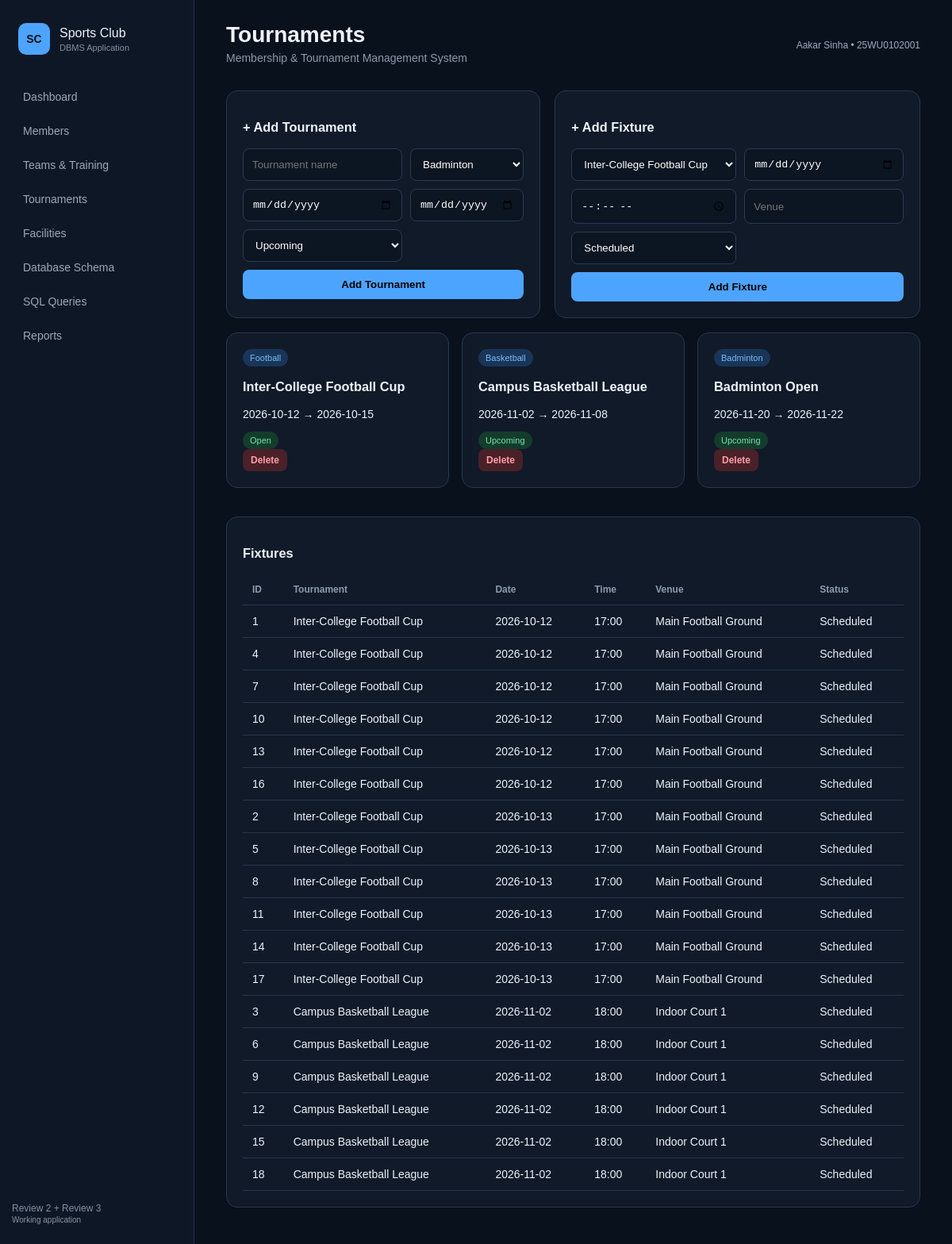
/tournaments, run on the app's committed database.
### tables this page shows
CREATE TABLE tournament (
    tournament_id INTEGER PRIMARY KEY AUTOINCREMENT,
    sport_id INTEGER NOT NULL,
    name TEXT NOT NULL UNIQUE,
    start_date TEXT NOT NULL,
    end_date TEXT NOT NULL,
    status TEXT NOT NULL DEFAULT 'Upcoming'
        CHECK(status IN ('Upcoming','Open','Ongoing','Completed','Cancelled')),
    FOREIGN KEY(sport_id) REFERENCES sport(sport_id),
    CHECK(end_date >= start_date)
);

CREATE TABLE sport (
    sport_id INTEGER PRIMARY KEY AUTOINCREMENT,
    sport_name TEXT NOT NULL UNIQUE,
    description TEXT
);

CREATE TABLE fixture (
    fixture_id INTEGER PRIMARY KEY AUTOINCREMENT,
    tournament_id INTEGER NOT NULL,
    fixture_date TEXT NOT NULL,
    fixture_time TEXT NOT NULL,
    venue TEXT NOT NULL,
    status TEXT NOT NULL DEFAULT 'Scheduled'
        CHECK(status IN ('Scheduled','Completed','Cancelled')),
    FOREIGN KEY(tournament_id) REFERENCES tournament(tournament_id)
);

### app.py (the view)
@app.route("/tournaments")
def tournaments():
    con=get_db()
    rows=con.execute("""SELECT t.*,s.sport_name FROM tournament t JOIN sport s ON s.sport_id=t.sport_id ORDER BY t.start_date""").fetchall()
    fixtures=con.execute("""SELECT f.*,t.name tournament_name FROM fixture f JOIN tournament t ON t.tournament_id=f.tournament_id
        ORDER BY f.fixture_date,f.fixture_time""").fetchall()
    sports=con.execute("SELECT * FROM sport ORDER BY sport_name").fetchall()
    con.close(); return render_template("tournaments.html",tournaments=rows,fixtures=fixtures,sports=sports)

### app.py (called while the page is built)
def get_db():
    con=sqlite3.connect(DB)
    con.row_factory=sqlite3.Row
    con.execute("PRAGMA foreign_keys=ON")
    return con

### templates/tournaments.html
{% extends "base.html" %}{% block title %}Tournaments{% endblock %}{% block content %}
<div class="grid2"><div class="card"><h3>+ Add Tournament</h3><form method="post" action="{{url_for('add_tournament')}}" class="form">
<input name="name" placeholder="Tournament name" required><select name="sport_id" required>{% for s in sports %}<option value="{{s.sport_id}}">{{s.sport_name}}</option>{% endfor %}</select>
<input name="start_date" type="date" required><input name="end_date" type="date" required>
<select name="status"><option>Upcoming</option><option>Open</option><option>Ongoing</option><option>Completed</option><option>Cancelled</option></select>
<button class="primary">Add Tournament</button></form></div>
<div class="card"><h3>+ Add Fixture</h3><form method="post" action="{{url_for('add_fixture')}}" class="form">
<select name="tournament_id" required>{% for t in tournaments %}<option value="{{t.tournament_id}}">{{t.name}}</option>{% endfor %}</select>
<input name="fixture_date" type="date" required><input name="fixture_time" type="time" required><input name="venue" placeholder="Venue" required>
<select name="status"><option>Scheduled</option><option>Completed</option><option>Cancelled</option></select>
<button class="primary">Add Fixture</button></form></div></div>
<div class="cards3">{% for t in tournaments %}<div class="card"><span class="tag">{{t.sport_name}}</span><h3>{{t.name}}</h3><p>{{t.start_date}} → {{t.end_date}}</p><span class="pill">{{t.status}}</span>
<form method="post" action="{{url_for('delete_tournament',tournament_id=t.tournament_id)}}" onsubmit="return confirm('Delete tournament?')"><button class="danger">Delete</button></form></div>{% endfor %}</div>
<div class="card tablewrap"><h3>Fixtures</h3><table><tr><th>ID</th><th>Tournament</th><th>Date</th><th>Time</th><th>Venue</th><th>Status</th></tr>{% for f in fixtures %}<tr><td>{{f.fixture_id}}</td><td>{{f.tournament_name}}</td><td>{{f.fixture_date}}</td><td>{{f.fixture_time}}</td><td>{{f.venue}}</td><td>{{f.status}}</td></tr>{% endfor %}</table></div>
{% endblock %}

### static/style.css (style rules this page uses)
* { box-sizing:border-box }
body { margin:0;background:#09111d;color:#edf3f9;font:14px Arial,sans-serif;display:flex;min-height:100vh }
.stats,.cards3 { display:grid;grid-template-columns:repeat(4,1fr);gap:16px;margin-bottom:18px }
.cards3 { grid-template-columns:repeat(3,1fr) }
.grid2 { display:grid;grid-template-columns:1fr 1fr;gap:18px }
.card { background:#101a29;border:1px solid #27384e;border-radius:14px;padding:20px;margin-bottom:18px }
.toolbar button,button { background:#4da4ff;border:0;padding:11px 15px;border-radius:8px;font-weight:bold;cursor:pointer }
.form { display:grid;grid-template-columns:1fr 1fr;gap:10px }
.form input,.form select { background:#0c1522;color:white;border:1px solid #2a3b52;padding:11px;border-radius:8px }
.form .primary { grid-column:1/-1 }
.primary { background:#4da4ff!important }
.danger { background:#4a2029!important;color:#ff9eaa!important;padding:7px 10px!important;font-size:12px }
.tablewrap { overflow:auto }
table { width:100%;border-collapse:collapse }
th,td { text-align:left;padding:12px;border-bottom:1px solid #26364b }
th { color:#8d9bad;font-size:12px }
.pill,.tag { display:inline-block;padding:5px 9px;border-radius:999px;background:#143c2c;color:#75e3ac;font-size:11px }
.tag { background:#193557;color:#76bcff }

### data on the page
tournament: sport_name "Football", name "Inter-College Football Cup", start_date "2026-10-12", end_date "2026-10-15", status "Open"
tournament: sport_name "Basketball", name "Campus Basketball League", start_date "2026-11-02", end_date "2026-11-08", status "Upcoming"
tournament: sport_name "Badminton", name "Badminton Open", start_date "2026-11-20", end_date "2026-11-22", status "Upcoming"
fixture: fixture_id "1", tournament_name "Inter-College Football Cup", fixture_date "2026-10-12", fixture_time "17:00", venue "Main Football Ground", status "Scheduled"
fixture: fixture_id "4", tournament_name "Inter-College Football Cup", fixture_date "2026-10-12", fixture_time "17:00", venue "Main Football Ground", status "Scheduled"
fixture: fixture_id "7", tournament_name "Inter-College Football Cup", fixture_date "2026-10-12", fixture_time "17:00", venue "Main Football Ground", status "Scheduled"
fixture: fixture_id "10", tournament_name "Inter-College Football Cup", fixture_date "2026-10-12", fixture_time "17:00", venue "Main Football Ground", status "Scheduled"
fixture: fixture_id "13", tournament_name "Inter-College Football Cup", fixture_date "2026-10-12", fixture_time "17:00", venue "Main Football Ground", status "Scheduled"
fixture: fixture_id "16", tournament_name "Inter-College Football Cup", fixture_date "2026-10-12", fixture_time "17:00", venue "Main Football Ground", status "Scheduled"
fixture: fixture_id "2", tournament_name "Inter-College Football Cup", fixture_date "2026-10-13", fixture_time "17:00", venue "Main Football Ground", status "Scheduled"
fixture: fixture_id "5", tournament_name "Inter-College Football Cup", fixture_date "2026-10-13", fixture_time "17:00", venue "Main Football Ground", status "Scheduled"
fixture: fixture_id "8", tournament_name "Inter-College Football Cup", fixture_date "2026-10-13", fixture_time "17:00", venue "Main Football Ground", status "Scheduled"
fixture: fixture_id "11", tournament_name "Inter-College Football Cup", fixture_date "2026-10-13", fixture_time "17:00", venue "Main Football Ground", status "Scheduled"
fixture: fixture_id "14", tournament_name "Inter-College Football Cup", fixture_date "2026-10-13", fixture_time "17:00", venue "Main Football Ground", status "Scheduled"
fixture: fixture_id "17", tournament_name "Inter-College Football Cup", fixture_date "2026-10-13", fixture_time "17:00", venue "Main Football Ground", status "Scheduled"
fixture: fixture_id "3", tournament_name "Campus Basketball League", fixture_date "2026-11-02", fixture_time "18:00", venue "Indoor Court 1", status "Scheduled"
fixture: fixture_id "6", tournament_name "Campus Basketball League", fixture_date "2026-11-02", fixture_time "18:00", venue "Indoor Court 1", status "Scheduled"
fixture: fixture_id "9", tournament_name "Campus Basketball League", fixture_date "2026-11-02", fixture_time "18:00", venue "Indoor Court 1", status "Scheduled"
fixture: fixture_id "12", tournament_name "Campus Basketball League", fixture_date "2026-11-02", fixture_time "18:00", venue "Indoor Court 1", status "Scheduled"
fixture: fixture_id "15", tournament_name "Campus Basketball League", fixture_date "2026-11-02", fixture_time "18:00", venue "Indoor Court 1", status "Scheduled"
fixture: fixture_id "18", tournament_name "Campus Basketball League", fixture_date "2026-11-02", fixture_time "18:00", venue "Indoor Court 1", status "Scheduled"

### other printed values
form field sport_id "Badminton"
form field tournament_id "Inter-College Football Cup"
